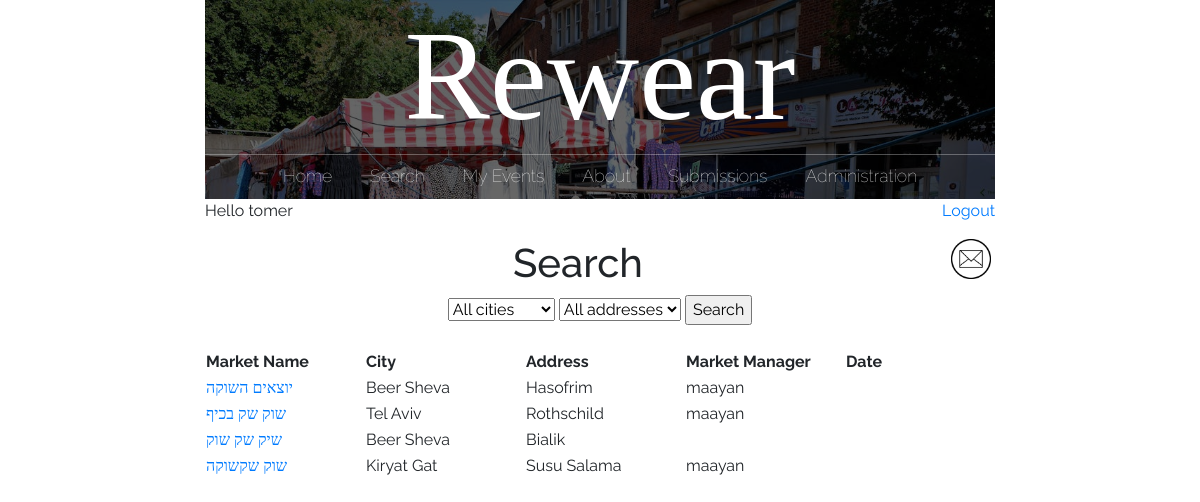
Page /search_page/ (signed in) on the committed database.
### main/models.py (models this page shows, shortened)
class market(models.Model):
    id = models.AutoField(primary_key=True)
    name = models.CharField(max_length=200, blank=True)
    city = models.CharField(max_length=200, blank=True)
    address = models.CharField(max_length=200, blank=True)
    facebook = models.CharField(max_length=200, default='', blank=True)
    description = models.CharField(max_length=200, default='', blank=True)
    google_location = models.CharField(max_length=1000, default='', blank=True)
    market_manager = models.CharField(max_length=200, default='', blank=True)
    date = models.CharField(max_length=200, default='', blank=True)
    status = models.CharField(max_length=200, default='', blank=True)
    rating = models.CharField(max_length=200, default='', blank=True)
    shirt = models.IntegerField(default=0, blank=True)
    pants = models.IntegerField(default=0, blank=True)
    shoes = models.IntegerField(default=0, blank=True)
    hat = models.IntegerField(default=0, blank=True)
    gloves = models.IntegerField(default=0, blank=True)
    scarf = models.IntegerField(default=0, blank=True)
    jacket = models.IntegerField(default=0, blank=True)
    other = models.IntegerField(default=0, blank=True)
    class Meta:
        app_label = 'main'

### main/views.py (the view)
# urls.py: path("search_page/", views.search_page, name="search"),
def search_page(response):
    markets = market.objects.all()
    new_mail = new_messages(response.user.username)
    return render(response, "main/search.html", {'markets': markets, 'search': markets, 'new_mail': new_mail})

### main/views.py (called while the page is built)
def new_messages(username):
    try:
        messages = Message.objects.filter(recipient=User.objects.filter(username=username)[0])
        for m in messages:
            if not m.is_read:
                return True
        return False
    except:
        return False

### main/templates/main/search.html (shortened to what this page needs)
{% extends 'main/base.html' %}
{% load crispy_forms_tags %}
{% block content %}
<center><h1>Search</h1>
<form method="post" action='/search/'>
	<select name="city" id="city-select" onchange="updateAddressOptions()">
		<option value="All">All cities</option>
	</select>
	<select name="address" id="address-select" onchange="updateCityOptions()">
		<option value="All">All addresses</option>
	</select>
	<input type="submit" value="Search">
</form>
<br />
		<table>
			<tr>
				<th>
					Market Name
				</th>
				<th>
					City
				</th>
				<th>
					Address
				</th>
				<th>
					Market Manager
				</th>
				<th>
					Date
				</th>
			{% for market in search %}
			<tr>
				<td>
					<a href="/market_page/{{market.id}}/">{{market.name}}</a>
				</td>
				<td>
					{{market.city}}
				</td>
				<td>
					{{market.address}}
				</td>
				<td>
					{{market.market_manager}}
				</td>
				<td>
				</td>
			</tr>
			{% endfor %}
		</table>
</center>
{% endblock %}

### main/templates/main/base.html (shortened to what this page needs)
{% load static %}
<!doctype html>
<html>
	<head>
		<link rel="stylesheet" href="https://stackpath.bootstrapcdn.com/bootstrap/4.3.1/css/bootstrap.min.css">
		<link rel="stylesheet" href="{% static 'css/styles.css' %}">
	</head>
	<body>
	<div id = "content", name = "content">
		<div class="row justify-content-center">
			<div class="col-8">
			<center>
					<header class="main-header">
						<h1 class="header-name header-name-large">Rewear</h1>
						<nav class="nav main-nav">
							<ul>
								<li><a href="/">Home</a></li>
								{% if user.is_authenticated %}
									<li><a href="/search_page/">Search</a></li>
									<li><a href="/my_events/{{request.user.id}}">My Events</a></li>
								{% endif %}
								<li><a href="/about/">About</a></li>
								{% if user.is_authenticated and user.is_superuser %}
									<li><a href="/submissions/">Submissions
									</a></li>
									<li><a href="/admin/">Administration</a></li>
								{% elif user.is_authenticated and user.is_active%}
								<li><a href="/profile/">My Profile</a></li>
								{% endif %}
							</ul>
						</nav>
					</header>
			</center>
			{% if user.is_authenticated %}
			<p style="text-align:left;">
				<td><left>Hello {{request.user.username}}</left></td>
				<span style="float:right;">
					<td><right><a href="/logout">Logout</a></right></td>
				</span>
			</p>
			<p>
				<span style="float:right;">
					{% if new_mail %}
						<a href="/inbox" style="text-decoration:none">
							<img src='{% static "media/new_mail.png" %}' alt="inbox" height=40px width=40px>&nbsp;
						</a>
					{% else %}
						<a href="/inbox" style="text-decoration:none">
							<img src='{% static "media/mail_icon.png" %}' alt="inbox" height=40px width=40px>&nbsp;
						</a>
					{% endif %}
				</span>
			</p>
			{% endif %}
				{% block content %}
				{% endblock %}
			</div>
		</div>
	</div>
	</body>
</html>

### static/css/styles.css (style rules this page uses)
* { box-sizing: border-box; font-family: Raleway; }
html, body { margin: 0; padding: 0; }
.nav ul { margin: 0; padding: 0; }
.nav li { display: inline; }
.nav a { display: inline-block; padding: .5em; color: white; text-decoration: none; }
.main-nav { text-align: center; font-size: 1.1em; font-weight: lighter; display: inline; }
.main-nav li { padding: 0 1%; }
.main-header { background-color: rgba(0, 0, 0, .6); background-image: url("../media/Header Background.jpeg"); background-blend-mode: multiply; background-size: cover; }
.header-name { text-align: center; margin: 0; font-size: 4em; font-family: "Arvo"; font-weight: normal; color: white; border-bottom: 1px solid rgba(255, 255, 255, .3) }
.header-name-large { font-size: 8em; }

### rows in the picture
market: name "יוצאים השוקה", city "Beer Sheva", address "Hasofrim", market_manager "maayan"
market: name "שוק שק בכיף", city "Tel Aviv", address "Rothschild", market_manager "maayan"
market: name "שיק שק שוק", city "Beer Sheva", address "Bialik"
market: name "שוק שקשוקה", city "Kiryat Gat", address "Susu Salama", market_manager "maayan"

### other values in the picture
{{ request.user.username }} "tomer"
